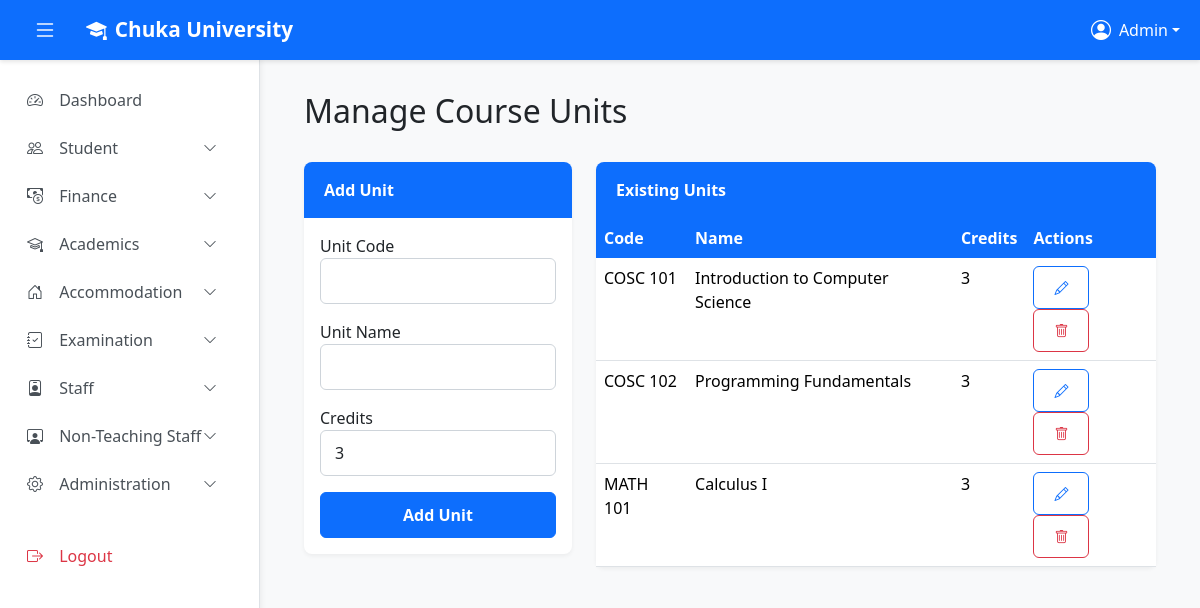
Screenshot of /admin/units/manage.php (signed in) with the database file from the repository.
### tables this page shows
CREATE TABLE `course_units` (
  `id` int(11) NOT NULL,
  `unit_code` varchar(20) NOT NULL,
  `unit_name` varchar(150) NOT NULL,
  `description` text DEFAULT NULL,
  `credit_hours` int(11) NOT NULL DEFAULT 3,
  `unit_type` enum('core','elective') DEFAULT 'core',
  `status` enum('active','inactive') DEFAULT 'active',
  `created_at` timestamp NOT NULL DEFAULT current_timestamp()
);

### admin/units/manage.php (the view, shortened to what this page needs)
<?php
require_once '../../config.php';
$units_stmt = $conn->prepare("SELECT * FROM course_units ORDER BY unit_code ASC");
$units_stmt->execute();
$units = $units_stmt->get_result()->fetch_all(MYSQLI_ASSOC);
?>
<!DOCTYPE html>
<html lang="en">
<head>
    <link href="https://cdn.jsdelivr.net/npm/bootstrap@5.3.3/dist/css/bootstrap.min.css" rel="stylesheet">
    <link href="https://cdn.jsdelivr.net/npm/bootstrap-icons@1.11.3/font/bootstrap-icons.css" rel="stylesheet">
    <link href="../assets/main.css" rel="stylesheet"/>
</head>
<body>
    <?php include '../partials/top_navbar.php'; ?>
    <?php include '../partials/sidebar.php'; ?>
    <main class="main-content" id="mainContent">
        <div class="container-fluid">
            <div class="row mb-4">
                <div class="col-12"><h2>Manage Course Units</h2></div>
            </div>
            <div class="row">
                <div class="col-lg-4 mb-4">
                    <div class="card">
                        <div class="card-header">Add Unit</div>
                        <div class="card-body">
                            <form method="post">
                                <div class="mb-3"><label>Unit Code</label><input type="text" name="unit_code" class="form-control" required></div>
                                <div class="mb-3"><label>Unit Name</label><input type="text" name="unit_name" class="form-control" required></div>
                                <div class="mb-3"><label>Credits</label><input type="number" name="credit_hours" class="form-control" value="3" required></div>
                                <button type="submit" class="btn btn-primary w-100">Add Unit</button>
                            </form>
                        </div>
                    </div>
                </div>
                <div class="col-lg-8">
                    <div class="card">
                        <div class="card-header">Existing Units</div>
                        <div class="card-body p-0">
                            <table class="table table-hover mb-0">
                                <thead><tr><th>Code</th><th>Name</th><th>Credits</th><th>Actions</th></tr></thead>
                                <tbody>
                                    <?php foreach ($units as $unit): ?>
                                    <tr>
                                        <td><?php echo htmlspecialchars($unit['unit_code']); ?></td>
                                        <td><?php echo htmlspecialchars($unit['unit_name']); ?></td>
                                        <td><?php echo $unit['credit_hours']; ?></td>
                                        <td>
                                            <button class="btn btn-sm btn-outline-primary edit-unit-btn"
                                                data-bs-toggle="modal" data-bs-target="#editUnitModal"
                                                data-id="<?php echo $unit['id']; ?>"
                                                data-code="<?php echo htmlspecialchars($unit['unit_code']); ?>"
                                                data-name="<?php echo htmlspecialchars($unit['unit_name']); ?>"
                                                data-credits="<?php echo $unit['credit_hours']; ?>"><i class="bi bi-pencil"></i></button>
                                            <form method="post" class="d-inline" onsubmit="return confirm('Delete this unit?');">
                                                <button class="btn btn-sm btn-outline-danger"><i class="bi bi-trash"></i></button>
                                            </form>
                                        </td>
                                    </tr>
                                    <?php endforeach; ?>
                                </tbody>
                            </table>
                        </div>
                    </div>
                </div>
            </div>
        </div>
    </main>
</body>
</html>

### admin/assets/main.css (style rules this page uses)
:root { --sidebar-width: 260px; --navbar-height: 60px; }
body { background-color: #f8f9fa; font-family: 'Segoe UI', Tahoma, Geneva, Verdana, sans-serif; }
.main-content { margin-top: var(--navbar-height); margin-left: var(--sidebar-width); transition: margin-left 0.3s ease; padding: 2rem; }
.card { border: none; border-radius: 8px; box-shadow: 0 2px 4px rgba(0, 0, 0, 0.05); margin-bottom: 1.5rem; }
.card-header { background-color: #0d6efd; color: white; border: none; border-radius: 8px 8px 0 0 !important; padding: 1rem 1.25rem; font-weight: 600; }
.table thead th { background-color: #0d6efd; color: white; border: none; font-weight: 600; white-space: nowrap; }
.table tbody tr { transition: background-color 0.2s ease; }
.form-control, .form-select { border-radius: 6px; border: 1px solid #ced4da; padding: 0.625rem 0.875rem; }
.btn { border-radius: 6px; padding: 0.625rem 1.25rem; font-weight: 600; }
.btn-primary { background-color: #0d6efd; border-color: #0d6efd; }

### rows the page displays
course_units: unit_code "COSC 101", unit_name "Introduction to Computer Science", credit_hours "3"
course_units: unit_code "COSC 102", unit_name "Programming Fundamentals", credit_hours "3"
course_units: unit_code "MATH 101", unit_name "Calculus I", credit_hours "3"

### other values shown
$admin_name "Admin"
